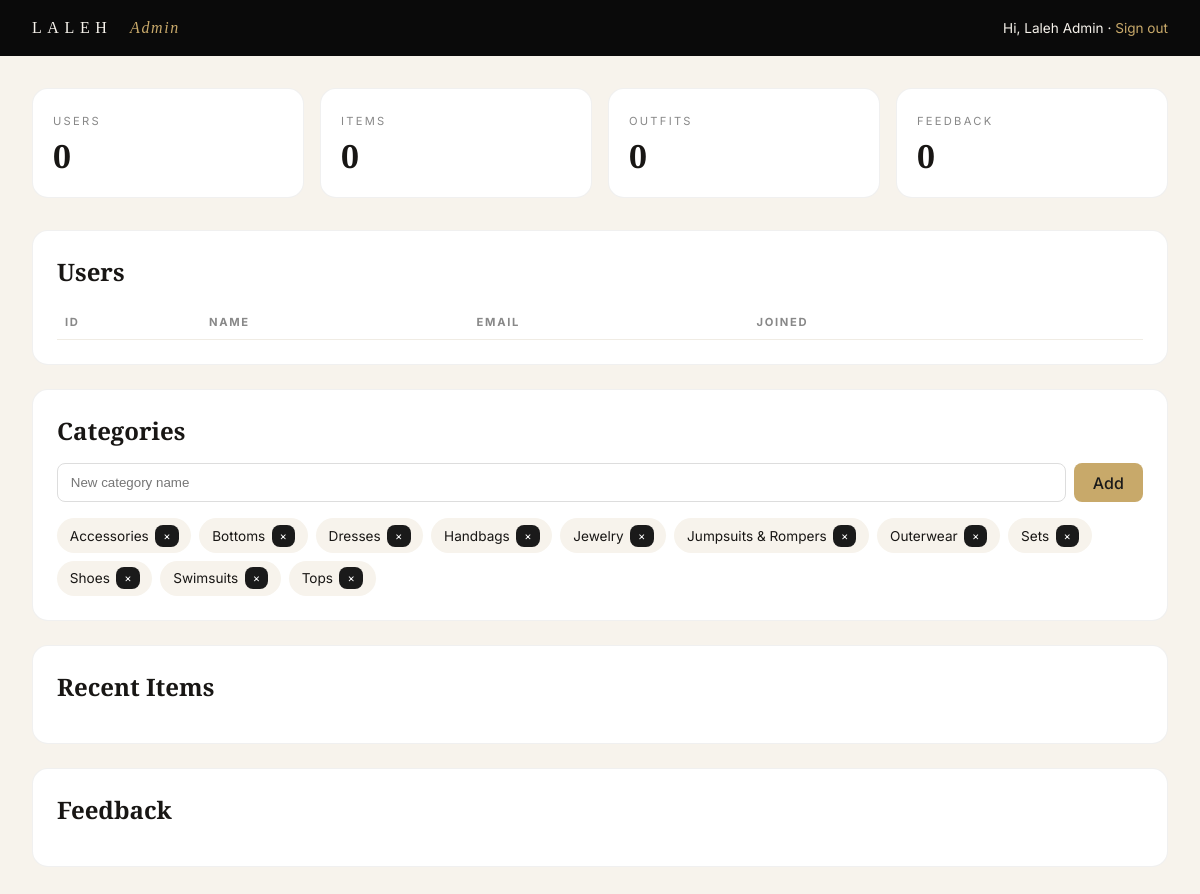
The app's page /backend/admin/dashboard.php (signed in) with its own data.
### tables this page shows
CREATE TABLE IF NOT EXISTS categories (
  id INT AUTO_INCREMENT PRIMARY KEY,
  name VARCHAR(80) NOT NULL UNIQUE,
  slug VARCHAR(80) NOT NULL UNIQUE
);

### backend/admin/dashboard.php (the view, shortened to what this page needs)
<?php
require_once __DIR__ . '/../db.php';
$users = $pdo->query('SELECT id,name,email,created_at FROM users ORDER BY id DESC')->fetchAll();
$cats = $pdo->query('SELECT * FROM categories ORDER BY name')->fetchAll();
$counts = [
  'users' => $pdo->query('SELECT COUNT(*) FROM users')->fetchColumn(),
  'items' => $pdo->query('SELECT COUNT(*) FROM items')->fetchColumn(),
  'outfits' => $pdo->query('SELECT COUNT(*) FROM outfits')->fetchColumn(),
  'feedback' => $pdo->query('SELECT COUNT(*) FROM feedback')->fetchColumn(),
];
?>
<!doctype html><html><head><meta charset="utf-8"><title>Laleh Admin</title>
<link rel="stylesheet" href="../../frontend/css/admin.css"></head>
<body class="admin-app">
<header class="admin-top">
  <div class="brand">LALEH <span>Admin</span></div>
  <div class="who">Hi, <?= htmlspecialchars($_SESSION['admin_name']) ?> · <a href="logout.php">Sign out</a></div>
</header>
<main class="admin-main">
  <section class="stats">
    <div class="stat"><span>Users</span><b><?= $counts['users'] ?></b></div>
    <div class="stat"><span>Items</span><b><?= $counts['items'] ?></b></div>
    <div class="stat"><span>Outfits</span><b><?= $counts['outfits'] ?></b></div>
    <div class="stat"><span>Feedback</span><b><?= $counts['feedback'] ?></b></div>
  </section>
  <section class="panel">
    <h2>Users</h2>
    <table><tr><th>ID</th><th>Name</th><th>Email</th><th>Joined</th><th></th></tr>
    <?php foreach($users as $u): ?>
      <tr><td><?= $u['id'] ?></td><td><?= htmlspecialchars($u['name']) ?></td>
      <td><?= htmlspecialchars($u['email']) ?></td><td><?= $u['created_at'] ?></td>
      <td><form method="post"><button name="delete_user" value="<?= $u['id'] ?>" class="danger">Delete</button></form></td></tr>
    <?php endforeach; ?></table>
  </section>
  <section class="panel">
    <h2>Categories</h2>
    <form method="post" class="row">
      <input name="cat_name" placeholder="New category name" required>
      <button name="add_category" value="1">Add</button>
    </form>
    <ul class="cats">
      <?php foreach($cats as $c): ?>
        <li><?= htmlspecialchars($c['name']) ?>
          <form method="post" style="display:inline"><button name="delete_category" value="<?= $c['id'] ?>" class="danger sm">×</button></form>
        </li>
      <?php endforeach; ?>
    </ul>
  </section>
  <section class="panel">
    <h2>Recent Items</h2>
  </section>
  <section class="panel">
    <h2>Feedback</h2>
  </section>
</main>
</body></html>

### frontend/css/admin.css (style rules this page uses)
* { box-sizing: border-box; margin: 0; padding: 0; }
body { font-family: Inter, sans-serif; background: #f7f3ec; color: #181614; min-height: 100vh; }
a { color: #c8a96a; text-decoration: none; }
button { font: inherit; cursor: pointer; }
.admin-top { display:flex; justify-content: space-between; align-items: center; padding: 1.2rem 2rem; background: #0a0a0a; color: #f7f3ec; }
.admin-top .brand { font-family: 'Playfair Display', serif; letter-spacing: .35em; }
.admin-top .brand span { color: #c8a96a; font-style: italic; letter-spacing: .1em; margin-left: .5rem; }
.admin-top .who { font-size: .85rem; }
.admin-main { padding: 2rem; max-width: 1280px; margin: 0 auto; }
.stats { display: grid; grid-template-columns: repeat(4, 1fr); gap: 1rem; margin-bottom: 2rem; }
.stat { background: #fff; border: 1px solid rgba(0,0,0,.06); border-radius: 16px; padding: 1.25rem; }
.stat span { font-size: .7rem; letter-spacing: .2em; text-transform: uppercase; color: #888; }
.stat b { display: block; font-family: 'Playfair Display', serif; font-size: 2rem; margin-top: .3rem; }
.panel { background: #fff; border: 1px solid rgba(0,0,0,.06); border-radius: 16px; padding: 1.5rem; margin-bottom: 1.5rem; }
.panel h2 { font-family: 'Playfair Display', serif; margin-bottom: 1rem; }
table { width: 100%; border-collapse: collapse; }
th, td { padding: .65rem .5rem; text-align: left; font-size: .9rem; border-bottom: 1px solid #f0ece4; }
th { font-size: .7rem; letter-spacing: .15em; text-transform: uppercase; color: #888; }
button.danger { background: #1a1a1a; color: #fff; padding: .4rem .8rem; border: 0; border-radius: 8px; font-size: .8rem; }
button.danger.sm { padding: .25rem .5rem; font-size: .7rem; }
.row { display: flex; gap: .5rem; margin-bottom: 1rem; }
.row input { flex: 1; padding: .6rem .8rem; border: 1px solid #ddd; border-radius: 8px; }
.row button { padding: .6rem 1.2rem; background: #c8a96a; color: #1a1a1a; border: 0; border-radius: 8px; font-weight: 500; }
.cats { list-style: none; display: flex; flex-wrap: wrap; gap: .5rem; }
.cats li { background: #f7f3ec; padding: .4rem .8rem; border-radius: 999px; font-size: .85rem; display: flex; align-items: center; gap: .4rem; }

### records on screen
categories: name "Accessories", $c['id'] 9 (drawn)
categories: name "Bottoms", $c['id'] 3 (drawn)
categories: name "Dresses", $c['id'] 1 (drawn)
categories: name "Handbags", $c['id'] 6 (drawn)
categories: name "Jewelry", $c['id'] 7 (drawn)
categories: name "Jumpsuits & Rompers", $c['id'] 4 (drawn)
categories: name "Outerwear", $c['id'] 5 (drawn)
categories: name "Sets", $c['id'] 11 (drawn)
categories: name "Shoes", $c['id'] 8 (drawn)
categories: name "Swimsuits", $c['id'] 10 (drawn)
categories: name "Tops", $c['id'] 2 (drawn)

### other values on screen
$_SESSION['admin_name'] "Laleh Admin"
$counts['users'] "0"
$counts['items'] "0"
$counts['outfits'] "0"
$counts['feedback'] "0"
